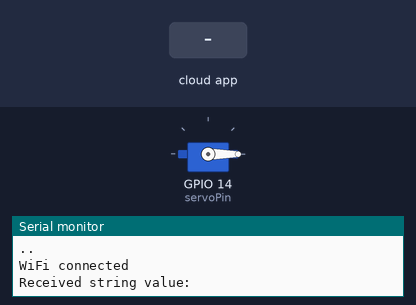
A sketch run on a simulated ESP32. On the bench: servo, the last lines printed to the serial monitor. Inputs (shaded band) come from the test bench. WiFi joins after 1.5 s; servers stay silent unless stated; network time is answered at once with the bench clock; the local clock reads 2024-03-15 10:24:30 at power-on unless the sketch sets it; the Firebase database answers and starts empty.

Above: at 3.2 s.
3.3 s: the phone or cloud app sets Durum to F
At 3.8 s:
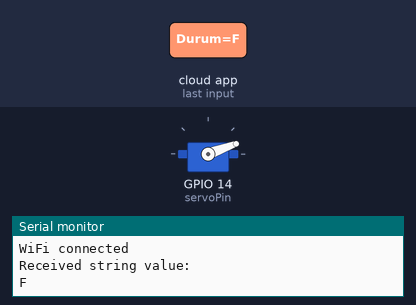
7.0 s: the phone or cloud app sets A1 to F
At 7.5 s:
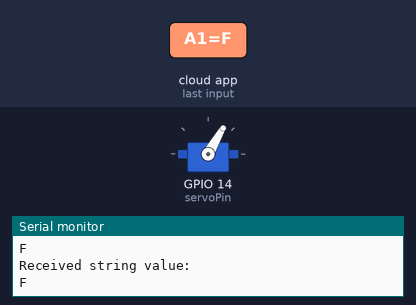
10.7 s: the phone or cloud app sets Durum to F
At 11.9 s:
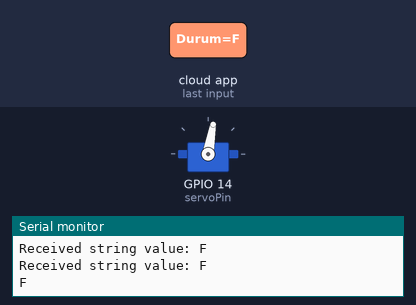
14.4 s: the phone or cloud app sets A1 to T
At 14.9 s:
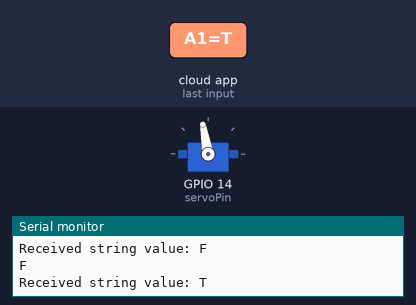
17.5 s: the phone or cloud app sets A1 to F
At 18.3 s:
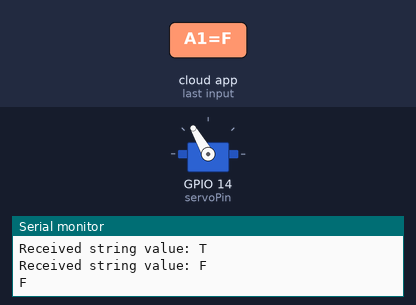
21.0 s: the phone or cloud app sets Durum to T
At 23.1 s:
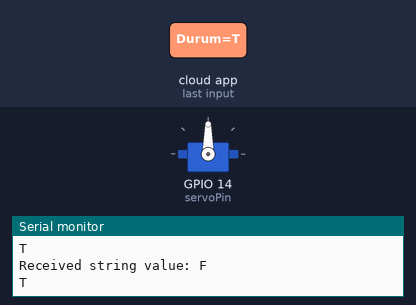
Timing chart, 0 to 25.3 s (numbered marks = the images above; inputs shaded):
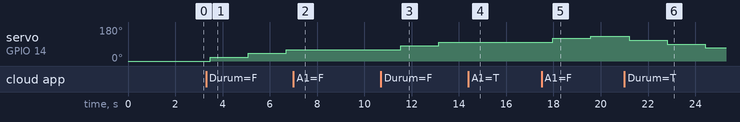

The sketch:

motor.ino
```cpp
#include <WiFi.h>
#include <FirebaseESP32.h>
#include <ESP32Servo.h>
#include <NTPClient.h>
#include <WiFiUdp.h>

#define FIREBASE_HOST "******************************************"
#define FIREBASE_AUTH "**************************"
#define WIFI_SSID "********"
#define WIFI_PASSWORD "********"

Servo myservo;  // Servo nesnesi oluşturun
int servoPin = 14;  // Servo motorunun bağlı olduğu pin numarası

FirebaseData firebaseData;
int pos = 0;    // Servo pozisyonunu saklamak için değişken
bool initialized = false;

WiFiUDP ntpUDP;
NTPClient timeClient(ntpUDP, "pool.ntp.org");

void setup() {
  Serial.begin(115200);
  WiFi.begin(WIFI_SSID, WIFI_PASSWORD);
  while (WiFi.status() != WL_CONNECTED) {
    delay(1000);
    Serial.print(".");
  }
  Serial.println("");
  Serial.println("WiFi connected");

  Firebase.begin(FIREBASE_HOST, FIREBASE_AUTH);

  myservo.setPeriodHertz(50);    // Standart 50 Hz servo
  myservo.attach(servoPin); // Servo motorunun pinine bağlanın
  timeClient.begin();
  timeClient.setTimeOffset(3 * 3600);  // Saat dilimini ayarlayabilirsiniz (örnekte 3 saat ileri ayarlandı)

}

void loop() {
  if (!initialized) {
    myservo.write(pos);
    delay(1000);
    initialized = true;
  }

  if (Firebase.getString(firebaseData, "/Plaka/A1")) {
    if (firebaseData.dataType() == "string") {
      String stringValue = firebaseData.stringData();
      Serial.print("Received string value: ");
      Serial.println(stringValue);
      if (Firebase.getString(firebaseData, "/Rezervasyon/" + stringValue + "/Giriş Saati")) {
        if (firebaseData.dataType() == "string") {
          String stringValue2 = firebaseData.stringData();
          Serial.println(stringValue2);
          timeClient.update();

          int hour = timeClient.getHours();
          int minute = timeClient.getMinutes();

          String hourStr = (hour < 10) ? "0" + String(hour) : String(hour);
          String minuteStr = (minute < 10) ? "0" + String(minute) : String(minute);

          String timeString1 = hourStr + ":" + minuteStr;
          if (stringValue2 == timeString1 || stringValue2 <= timeString1) {
            if (Firebase.getString(firebaseData, "/Rezervasyon/" + stringValue + "/Durum")) {
              if (firebaseData.dataType() == "string") {
                String stringValue1 = firebaseData.stringData();
                Serial.println(stringValue1);
                if (stringValue1 == "F") {
                  if (pos < 130) {
                    pos += 20;
                    if (pos > 130) {
                      pos = 130;
                    }
                  }
                } else if (stringValue1 == "T") {
                  if (pos > 20) {
                    pos -= 20;
                    if (pos < 20) {
                      pos = 20;
                    }
                  }
                }
                myservo.write(pos);
                delay(10);
              }
            }
          }
        }
      }
      if (Firebase.getString(firebaseData, "/Rezervasyon/" + stringValue + "/Çıkış Saati")) {
        if (firebaseData.dataType() == "string") {
          String stringValue1 = firebaseData.stringData();
          Serial.println(stringValue1);
          timeClient.update();

          int hour = timeClient.getHours();
          int minute = timeClient.getMinutes();

          String hourStr = (hour < 10) ? "0" + String(hour) : String(hour);
          String minuteStr = (minute < 10) ? "0" + String(minute) : String(minute);

          String timeString = hourStr + ":" + minuteStr;
          if (stringValue1 == timeString) {
            Firebase.setString(firebaseData, "/Rezervasyon/" + stringValue + "/Durum", "F");
          }
        }
      }
    }
  }
  delay(1000);
}
```

Measured:
- after the input at 3.3 s, servo on GPIO 14 (servoPin): 0° → 20° after 0.18 s, → 40° 1.6 s later, → 60° 1.6 s later
- after the input at 7.0 s, servo on GPIO 14 (servoPin): stays 60° (without the input it goes to 80° after 1.3 s)
- after the input at 10.7 s, servo on GPIO 14 (servoPin): 60° → 80° after 0.84 s, → 100° 1.6 s later
- after the input at 14.4 s, servo on GPIO 14 (servoPin): stays 100° (without the input it goes to 120° after 0.36 s)
- after the input at 17.5 s, servo on GPIO 14 (servoPin): 100° → 120° after 0.48 s, → 130° 1.6 s later
- after the input at 21.0 s, servo on GPIO 14 (servoPin): 130° → 110° after 0.20 s, → 90° 1.6 s later, → 70° 1.6 s later
